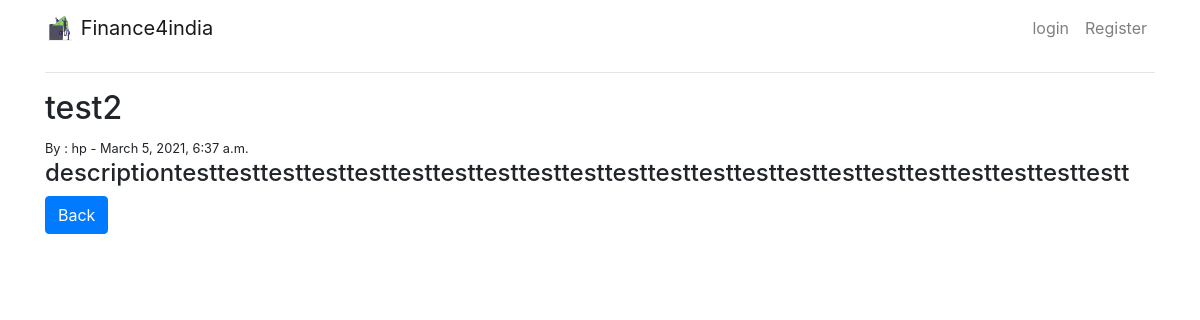
The page /details/2 on the database its author committed.
### blog/models.py (models this page shows, shortened)
class Blog(models.Model):
    title = models.CharField(max_length=100)
    title_tag = models.CharField(max_length=100)
    author = models.ForeignKey(User,on_delete=models.CASCADE)
    description = models.TextField()
    created_at = models.DateTimeField(auto_now_add=True)
    image = models.ImageField(upload_to='blog/images',blank=True,null=True)
    category = models.CharField(max_length=100,default='uncategorized')

### blog/views.py (the view)
# urls.py: path('details/<int:pk>',ArticleDetailView.as_view(),name='details'),
class ArticleDetailView(DetailView):
    model = Blog
    template_name = 'blog/details.html'

### blog/templates/blog/details.html (shortened to what this page needs)
{% extends 'blog/base.html' %}
{% block content %}
<h2>{{ blog.title }}</h2>
<small>By : {{ blog.author }} - {{ blog.created_at }}
<h4>{{ blog.description|safe }}</h4>
<a href='{% url "home" %}' style="text-decoration: none;">
<button class="btn btn-primary" name="back">Back</button>
</a>
{% endblock %}

### rows shown on the page
Blog: title "test2", author "hp", created_at "March 5, 2021, 6:37 a.m.", description "descriptiontesttesttesttesttesttesttesttesttesttesttesttesttesttesttesttesttesttesttesttesttesttestt"
